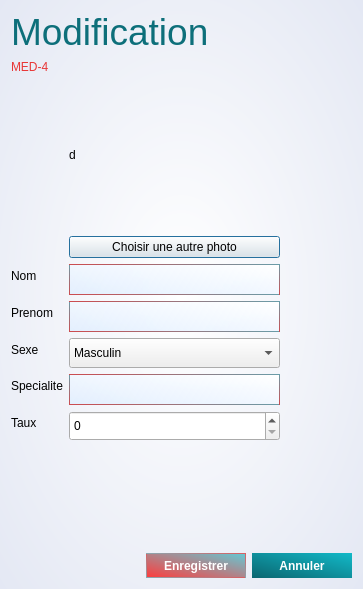
<?xml version="1.0" encoding="UTF-8"?>
<ui version="4.0">
 <class>UpdateMedDialog</class>
 <widget class="QDialog" name="UpdateMedDialog">
  <property name="geometry">
   <rect>
    <x>0</x>
    <y>0</y>
    <width>363</width>
    <height>589</height>
   </rect>
  </property>
  <property name="minimumSize">
   <size>
    <width>363</width>
    <height>589</height>
   </size>
  </property>
  <property name="maximumSize">
   <size>
    <width>363</width>
    <height>589</height>
   </size>
  </property>
  <property name="windowTitle">
   <string>Dialog</string>
  </property>
  <property name="styleSheet">
   <string notr="true">#UpdateMedDialog{
background-color: qradialgradient(spread:pad, cx:0.494318, cy:0.5, radius:0.859, fx:0.5, fy:0.5, stop:0 rgba(255, 255, 255, 255), stop:1 rgba(222, 227, 241, 255));
}</string>
  </property>
  <layout class="QVBoxLayout" name="verticalLayout">
   <item>
    <widget class="QLabel" name="label_6">
     <property name="styleSheet">
      <string notr="true">color: rgb(13, 111, 122);
font: 75 26pt &quot;Calibri&quot;;</string>
     </property>
     <property name="text">
      <string>&lt;!DOCTYPE HTML PUBLIC &quot;-//W3C//DTD HTML 4.0//EN&quot; &quot;http://www.w3.org/TR/REC-html40/strict.dtd&quot;&gt;
&lt;html&gt;&lt;head&gt;&lt;meta name=&quot;qrichtext&quot; content=&quot;1&quot; /&gt;&lt;style type=&quot;text/css&quot;&gt;
p, li { white-space: pre-wrap; }
&lt;/style&gt;&lt;/head&gt;&lt;body style=&quot; font-family:'Quantify'; font-size:26pt; font-weight:400; font-style:normal;&quot;&gt;
&lt;p style=&quot; margin-top:12px; margin-bottom:12px; margin-left:0px; margin-right:0px; -qt-block-indent:0; text-indent:0px;&quot;&gt;&lt;span style=&quot; font-size:28pt;&quot;&gt;Modification&lt;/span&gt;&lt;/p&gt;&lt;/body&gt;&lt;/html&gt;</string>
     </property>
    </widget>
   </item>
   <item>
    <widget class="QLabel" name="numMed">
     <property name="styleSheet">
      <string notr="true">font: 20pt &quot;Quantify&quot;;
color:rgb(232, 54, 54);</string>
     </property>
     <property name="text">
      <string>MED-4</string>
     </property>
    </widget>
   </item>
   <item>
    <layout class="QFormLayout" name="formLayout">
     <item row="2" column="0">
      <widget class="QLabel" name="label">
       <property name="text">
        <string>Nom</string>
       </property>
      </widget>
     </item>
     <item row="2" column="1">
      <widget class="QLineEdit" name="nomInput">
       <property name="minimumSize">
        <size>
         <width>211</width>
         <height>31</height>
        </size>
       </property>
       <property name="maximumSize">
        <size>
         <width>211</width>
         <height>31</height>
        </size>
       </property>
       <property name="styleSheet">
        <string notr="true">border: 1px solid qlineargradient(spread:pad, x1:0, y1:0.534, x2:0.994318, y2:0.518, stop:0 rgba(144, 250, 197, 255), stop:1 rgba(132, 165, 253, 255));
border: 1px solid qlineargradient(spread:pad, x1:0, y1:1, x2:1, y2:0, stop:0 rgba(255, 34, 34, 255), stop:1 rgba(55, 198, 214, 255));
background-color: qlineargradient(spread:pad, x1:0, y1:0.989, x2:1, y2:0, stop:0 rgba(222, 237, 255, 198), stop:1 rgba(255, 255, 255, 255));
font-size: 11pts;</string>
       </property>
      </widget>
     </item>
     <item row="3" column="0">
      <widget class="QLabel" name="label_2">
       <property name="text">
        <string>Prenom</string>
       </property>
      </widget>
     </item>
     <item row="3" column="1">
      <widget class="QLineEdit" name="prenomInput">
       <property name="minimumSize">
        <size>
         <width>211</width>
         <height>31</height>
        </size>
       </property>
       <property name="maximumSize">
        <size>
         <width>211</width>
         <height>31</height>
        </size>
       </property>
       <property name="styleSheet">
        <string notr="true">border: 1px solid qlineargradient(spread:pad, x1:0, y1:0.534, x2:0.994318, y2:0.518, stop:0 rgba(144, 250, 197, 255), stop:1 rgba(132, 165, 253, 255));
border: 1px solid qlineargradient(spread:pad, x1:0, y1:1, x2:1, y2:0, stop:0 rgba(255, 34, 34, 255), stop:1 rgba(55, 198, 214, 255));
background-color: qlineargradient(spread:pad, x1:0, y1:0.989, x2:1, y2:0, stop:0 rgba(222, 237, 255, 198), stop:1 rgba(255, 255, 255, 255));
font-size: 11pts;</string>
       </property>
      </widget>
     </item>
     <item row="4" column="0">
      <widget class="QLabel" name="label_3">
       <property name="text">
        <string>Sexe</string>
       </property>
      </widget>
     </item>
     <item row="4" column="1">
      <widget class="QComboBox" name="sexeCombo">
       <property name="minimumSize">
        <size>
         <width>211</width>
         <height>30</height>
        </size>
       </property>
       <property name="maximumSize">
        <size>
         <width>211</width>
         <height>81</height>
        </size>
       </property>
       <item>
        <property name="text">
         <string>Masculin</string>
        </property>
       </item>
       <item>
        <property name="text">
         <string>Feminin</string>
        </property>
       </item>
      </widget>
     </item>
     <item row="5" column="0">
      <widget class="QLabel" name="label_4">
       <property name="text">
        <string>Specialite</string>
       </property>
      </widget>
     </item>
     <item row="5" column="1">
      <widget class="QLineEdit" name="specialiteInput">
       <property name="minimumSize">
        <size>
         <width>211</width>
         <height>31</height>
        </size>
       </property>
       <property name="maximumSize">
        <size>
         <width>211</width>
         <height>31</height>
        </size>
       </property>
       <property name="styleSheet">
        <string notr="true">border: 1px solid qlineargradient(spread:pad, x1:0, y1:0.534, x2:0.994318, y2:0.518, stop:0 rgba(144, 250, 197, 255), stop:1 rgba(132, 165, 253, 255));
border: 1px solid qlineargradient(spread:pad, x1:0, y1:1, x2:1, y2:0, stop:0 rgba(255, 34, 34, 255), stop:1 rgba(55, 198, 214, 255));
background-color: qlineargradient(spread:pad, x1:0, y1:0.989, x2:1, y2:0, stop:0 rgba(222, 237, 255, 198), stop:1 rgba(255, 255, 255, 255));
font-size: 11pts;</string>
       </property>
      </widget>
     </item>
     <item row="6" column="0">
      <widget class="QLabel" name="label_5">
       <property name="text">
        <string>Taux</string>
       </property>
      </widget>
     </item>
     <item row="6" column="1">
      <widget class="QSpinBox" name="tauxInput">
       <property name="minimumSize">
        <size>
         <width>211</width>
         <height>30</height>
        </size>
       </property>
       <property name="maximumSize">
        <size>
         <width>211</width>
         <height>30</height>
        </size>
       </property>
      </widget>
     </item>
     <item row="1" column="1">
      <widget class="QPushButton" name="pdpBtn">
       <property name="maximumSize">
        <size>
         <width>211</width>
         <height>30</height>
        </size>
       </property>
       <property name="text">
        <string>Choisir une autre photo</string>
       </property>
      </widget>
     </item>
     <item row="0" column="1">
      <widget class="QLabel" name="pathPdp">
       <property name="minimumSize">
        <size>
         <width>150</width>
         <height>150</height>
        </size>
       </property>
       <property name="maximumSize">
        <size>
         <width>150</width>
         <height>150</height>
        </size>
       </property>
       <property name="text">
        <string>d</string>
       </property>
      </widget>
     </item>
    </layout>
   </item>
   <item>
    <spacer name="verticalSpacer">
     <property name="orientation">
      <enum>Qt::Vertical</enum>
     </property>
     <property name="sizeHint" stdset="0">
      <size>
       <width>20</width>
       <height>75</height>
      </size>
     </property>
    </spacer>
   </item>
   <item>
    <layout class="QHBoxLayout" name="horizontalLayout_2">
     <item>
      <spacer name="horizontalSpacer">
       <property name="orientation">
        <enum>Qt::Horizontal</enum>
       </property>
       <property name="sizeHint" stdset="0">
        <size>
         <width>40</width>
         <height>20</height>
        </size>
       </property>
      </spacer>
     </item>
     <item>
      <layout class="QHBoxLayout" name="horizontalLayout">
       <item>
        <widget class="QPushButton" name="updateMedBtn">
         <property name="minimumSize">
          <size>
           <width>100</width>
           <height>25</height>
          </size>
         </property>
         <property name="styleSheet">
          <string notr="true">#updateMedBtn{
	border:none;
border: 1px solid qlineargradient(spread:pad, x1:1, y1:0, x2:0, y2:1, stop:0 rgba(255, 59, 59, 255), stop:1 rgba(98, 202, 214, 255));
background-color: qlineargradient(spread:pad, x1:0, y1:1, x2:1, y2:0, stop:0 rgba(255, 59, 59, 255), stop:1 rgba(98, 202, 214, 255));
color: rgb(232, 54, 54);
color: white;
font-weight: bold;
}
#updateMedBtn:hover{
	background-color: qlineargradient(spread:pad, x1:0, y1:1, x2:1, y2:0, stop:0 rgba(255, 34, 34, 255), stop:1 rgba(55, 198, 214, 255));
}</string>
         </property>
         <property name="text">
          <string>Enregistrer</string>
         </property>
        </widget>
       </item>
       <item>
        <widget class="QPushButton" name="cancelBtn">
         <property name="minimumSize">
          <size>
           <width>100</width>
           <height>25</height>
          </size>
         </property>
         <property name="styleSheet">
          <string notr="true">#cancelBtn{
border:none;
background-color: qlineargradient(spread:pad, x1:0, y1:1, x2:1, y2:0, stop:0 rgba(11, 102, 112, 255), stop:1 rgba(18, 185, 200, 255));
color: rgb(232, 54, 54);
color: white;
font-weight: bold;
}
#cancelBtn:hover{
background-color: qlineargradient(spread:pad, x1:0, y1:1, x2:1, y2:0, stop:0 rgba(9, 87, 94, 255), stop:1 rgba(15, 174, 182, 255));
}</string>
         </property>
         <property name="text">
          <string>Annuler</string>
         </property>
        </widget>
       </item>
      </layout>
     </item>
    </layout>
   </item>
  </layout>
 </widget>
 <resources/>
 <connections/>
</ui>
